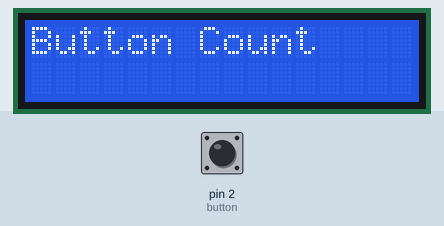
Simulated run of this sketch. Board: Arduino Uno, built with avr-gcc and run on an emulated ATmega328P. On the bench: 16×2 character LCD. Inputs (shaded band) come from the test bench; at power-on: pin 2 (button) LOW.

Above: at 1.2 s.
1.3 s: pin 2 (button) pulled HIGH for 0.15 s
At 2.2 s:
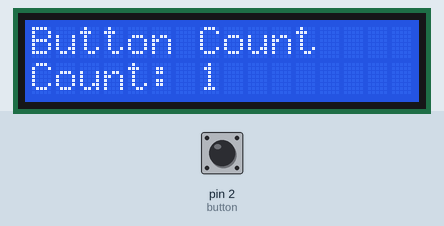
2.9 s: pin 2 (button) pulled HIGH for 1 s
At 3.4 s:
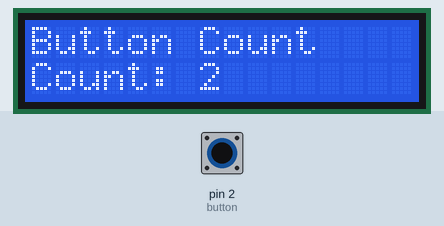
5.4 s: pin 2 (button) pulled HIGH for 0.15 s
At 6.5 s:
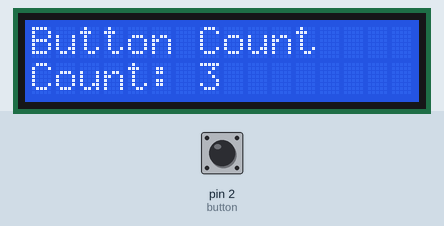
7.0 s: pin 2 (button) pulled HIGH for 1 s
At 7.7 s:
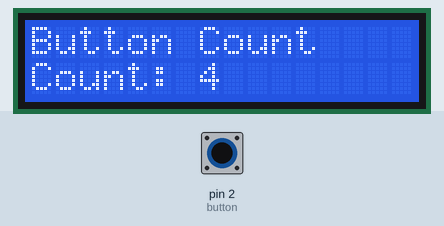
Timing chart, 0 to 10.0 s (numbered marks = the images above; inputs shaded):
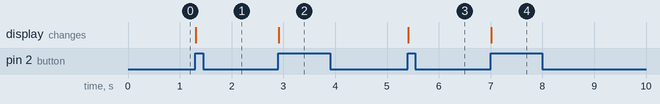

Measured:
- after the input at 1.3 s, the display: changes at once (image 1)
- after the input at 2.9 s, the display: changes at once (image 2)
- after the input at 5.4 s, the display: changes at once (image 3)
- after the input at 7.0 s, the display: changes at once (image 4)

The sketch:

LCD_button.ino
```cpp
#include <Wire.h>
#include <LiquidCrystal_I2C.h>

LiquidCrystal_I2C lcd(0x27,16,2);

int button = 2;
int count = 0;
int buttonState;
int lastButtonState = LOW;

void setup()
{
  pinMode(button, INPUT);

  lcd.init();
  lcd.backlight();

  lcd.setCursor(0,0);
  lcd.print("Button Count");
}

void loop()
{
  buttonState = digitalRead(button);

  if(buttonState == HIGH && lastButtonState == LOW)
  {
    count++;

    lcd.setCursor(0,1);
    lcd.print("Count: ");
    lcd.print(count);

    delay(200);
  }

  lastButtonState = buttonState;
}
```
